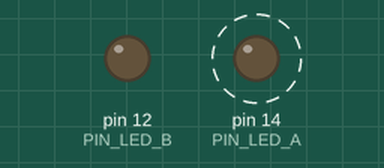
Recording of a sketch running on a simulated Arduino Uno, built with avr-gcc and run on an emulated ATmega328P. Shown: output pins drawn as LEDs (lit = HIGH). Dashed ring = blinking.

Above: at 0.2 s.
At 4.7 s:
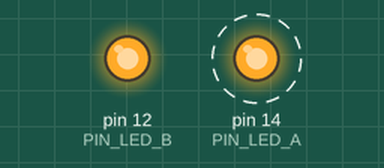
Timing chart, 0 to 6.0 s (numbered marks = the images above):
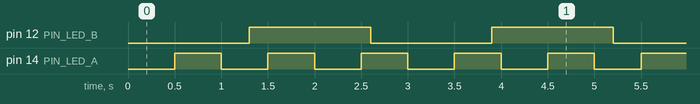

Measured:
- by itself, pin 12 (PIN_LED_B): alternates HIGH for 1.3 s and LOW for 1.3 s
- by itself, pin 14 (PIN_LED_A): alternates HIGH for 0.50 s and LOW for 0.50 s
- by itself, everything shown: repeats every 13.0 s, in 34 steps

The sketch:

blink_non_bloccante.ino
```cpp
/*
  cap03 — Pattern millis(): blink non bloccante
  =============================================
  Due LED lampeggianti con periodi diversi, senza mai usare delay().
  Il loop() rimane libero di rispondere ad altri eventi in qualsiasi momento.

  Librerie richieste: nessuna (core ESP8266)

  Collegamento:
    LED_A → D5 (GPIO 14) tramite resistenza da 220 Ω verso GND
    LED_B → D6 (GPIO 12) tramite resistenza da 220 Ω verso GND

  Riferimento: capitolo 3, par. 3.5
*/

const int PIN_LED_A = 14;   // D5 sulla NodeMCU
const int PIN_LED_B = 12;   // D6 sulla NodeMCU

const unsigned long PERIODO_A = 500;    // ms: LED_A lampeggia ogni 500 ms
const unsigned long PERIODO_B = 1300;   // ms: LED_B lampeggia ogni 1300 ms

bool statoA = LOW;
bool statoB = LOW;

unsigned long ultimoCambioA = 0;
unsigned long ultimoCambioB = 0;

void setup() {
  Serial.begin(115200);
  pinMode(PIN_LED_A, OUTPUT);
  pinMode(PIN_LED_B, OUTPUT);
  digitalWrite(PIN_LED_A, LOW);
  digitalWrite(PIN_LED_B, LOW);
}

void loop() {
  unsigned long adesso = millis();

  // LED A: cambia stato ogni PERIODO_A millisecondi
  if (adesso - ultimoCambioA >= PERIODO_A) {
    ultimoCambioA = adesso;
    statoA = !statoA;
    digitalWrite(PIN_LED_A, statoA);
  }

  // LED B: cambia stato ogni PERIODO_B millisecondi (indipendente da LED A)
  if (adesso - ultimoCambioB >= PERIODO_B) {
    ultimoCambioB = adesso;
    statoB = !statoB;
    digitalWrite(PIN_LED_B, statoB);
  }

  // Qui potrebbero coesistere altre operazioni (lettura sensori,
  // gestione rete, risposta a comandi seriali...) senza nessun blocco.
}
```
